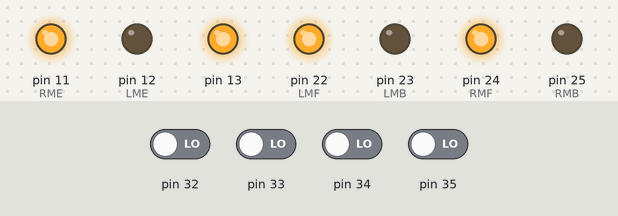
This sketch was run on a simulated Arduino Mega 2560, built with avr-gcc and run on an emulated ATmega2560. Shown: output pins drawn as LEDs (lit = HIGH). The inputs (shaded band) are chosen by the test bench; at power-on: pin 32–35 LOW. What the sketch prints to the serial monitor is not drawn.

Above: at 7.7 s.
7.8 s: pin 33 driven HIGH
At 8.4 s:
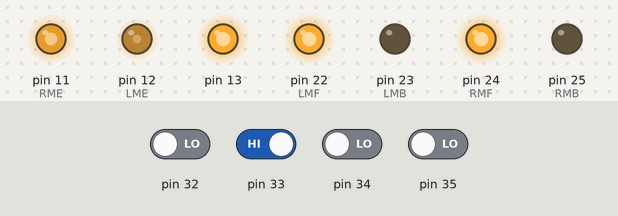
9.3 s: pin 32 driven HIGH
At 10.5 s:
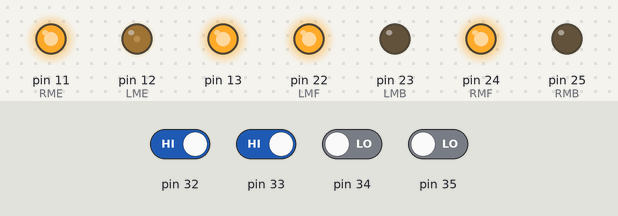
10.8 s: pin 35 driven HIGH
At 11.9 s:
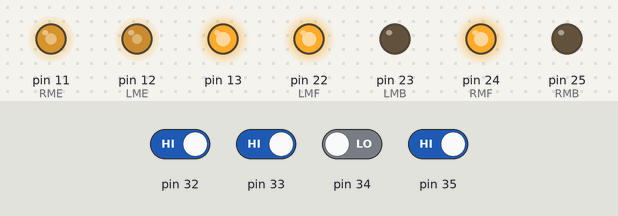
12.3 s: pin 32 driven LOW
At 13.0 s:
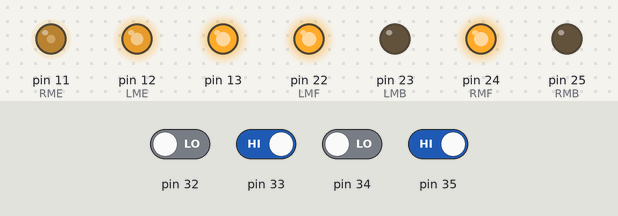
13.8 s: pin 33 driven LOW
At 14.1 s:
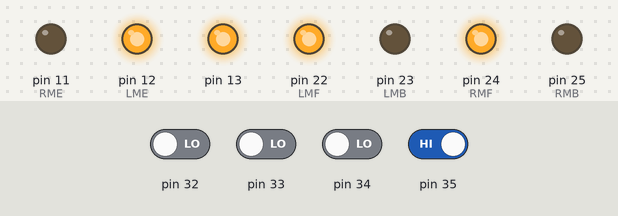
15.3 s: pin 34 driven HIGH
At 16.5 s:
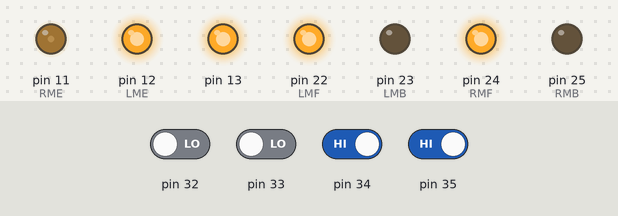
Timing chart, 0 to 17.8 s (numbered marks = the images above; inputs shaded):
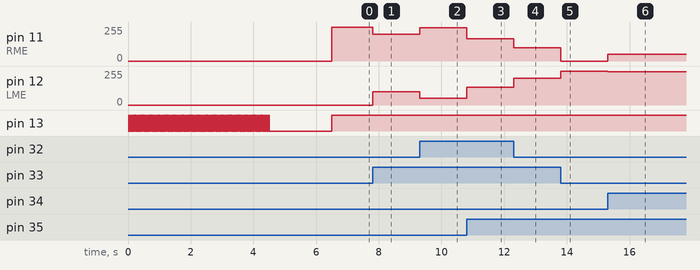

The sketch:

test0.3version3.1.ino
```cpp
//*****test0.3 version3.1******
//****using 4 sensors**********
//*****************************

#include<QTRSensors.h>

//********defines********
#define indicator_on digitalWrite(13,HIGH)
#define indicator_off digitalWrite(13,LOW)

#define Kp 0.1
#define Kd 2
#define Ki 0

#define RMF 24
#define RMB 25
#define LMF 22
#define LMB 23
#define RME 11
#define LME 12
#define base_motor 150
#define max_speed 255

#define trigPin1 43
#define echoPin1 42
#define trigPin2 39
#define echoPin2 38
#define trigPin3 41
#define echoPin3 40

#define NUM_SENSORS   4
#define TIMEOUT       2500
#define EMITTER_PIN   2

QTRSensorsRC qtrrc((unsigned char[]){32,33,34,35},NUM_SENSORS,TIMEOUT,EMITTER_PIN);
unsigned int sensorValues[NUM_SENSORS];

void setup(){
  //****setting up pinMode ******
  Serial.begin(9600);

  pinMode(13,OUTPUT);

  pinMode(LMF,OUTPUT);
  pinMode(LMB,OUTPUT);
  pinMode(RMF,OUTPUT);
  pinMode(RMB,OUTPUT);
  pinMode(LME,OUTPUT);
  pinMode(RME,OUTPUT);

  //*****calibration*****
  indicator_off;
  for(int i=0;i<100;i++)
  {
    qtrrc.calibrate();
    digitalWrite(13,HIGH);
    delay(20);
    digitalWrite(13,LOW);
  }
  delay(2000);

  if(true)
  {
    for (int i = 0; i < NUM_SENSORS; i++)
    {
      Serial.print(qtrrc.calibratedMinimumOn[i]);
      Serial.print(' ');
    }
    Serial.println();

    for (int i = 0; i < NUM_SENSORS; i++)
    {
      Serial.print(qtrrc.calibratedMaximumOn[i]);
      Serial.print(' ');
    }
    Serial.println();
    Serial.println();
  }
  indicator_on;
  //******End of calibration********

  digitalWrite(LMF, HIGH);
  digitalWrite(LMB, LOW);
  digitalWrite(RMF, HIGH);
  digitalWrite(RMB, LOW);

}

//******Global variables*******
int last_error=0;
bool line_follow=false;
int sensors[NUM_SENSORS];
int direc=0;

void loop(){
  int line_position=qtrrc.readLine(sensors);
  int error=line_position-1500;

  if( sensors[0]>200 && sensors[1]>200 && sensors[2]>200 )
  {
    error=error-1000;
  }
  else if( sensors[2]>200 && sensors[3]>200 && sensors[1]>200 )
  {
    error=error+1000;
  }

  int motor_speed = Kp * error + Kd * (error - last_error);
  last_error = error;

  int left_motor=base_motor+motor_speed;
  int right_motor=base_motor-motor_speed;

  if(left_motor>max_speed)left_motor=max_speed;
  else if(left_motor<0)left_motor=0;
  if(right_motor>max_speed)right_motor=max_speed;
  else if(right_motor<0)right_motor=0;

  analogWrite(LME, left_motor);
  analogWrite(RME, right_motor);
}
```

Measured:
- after the input at 7.8 s, pin 11 (RME): 255/255 → 200/255 at once; pin 12 (LME): 0/255 → 100/255 at once
- after the input at 9.3 s, pin 11 (RME): 200/255 → 250/255 at once; pin 12 (LME): 100/255 → 50/255 at once
- after the input at 10.8 s, pin 11 (RME): 250/255 → 166/255 at once; pin 12 (LME): 50/255 → 134/255 at once
- after the input at 12.3 s, pin 11 (RME): 166/255 → 100/255 at once; pin 12 (LME): 134/255 → 200/255 at once
- after the input at 13.8 s, pin 11 (RME): 100/255 → 0/255 at once; pin 12 (LME): 200/255 → 255/255 at once
- after the input at 15.3 s, pin 11 (RME): 0/255 → 50/255 at once; pin 12 (LME): 255/255 → 250/255 at once
